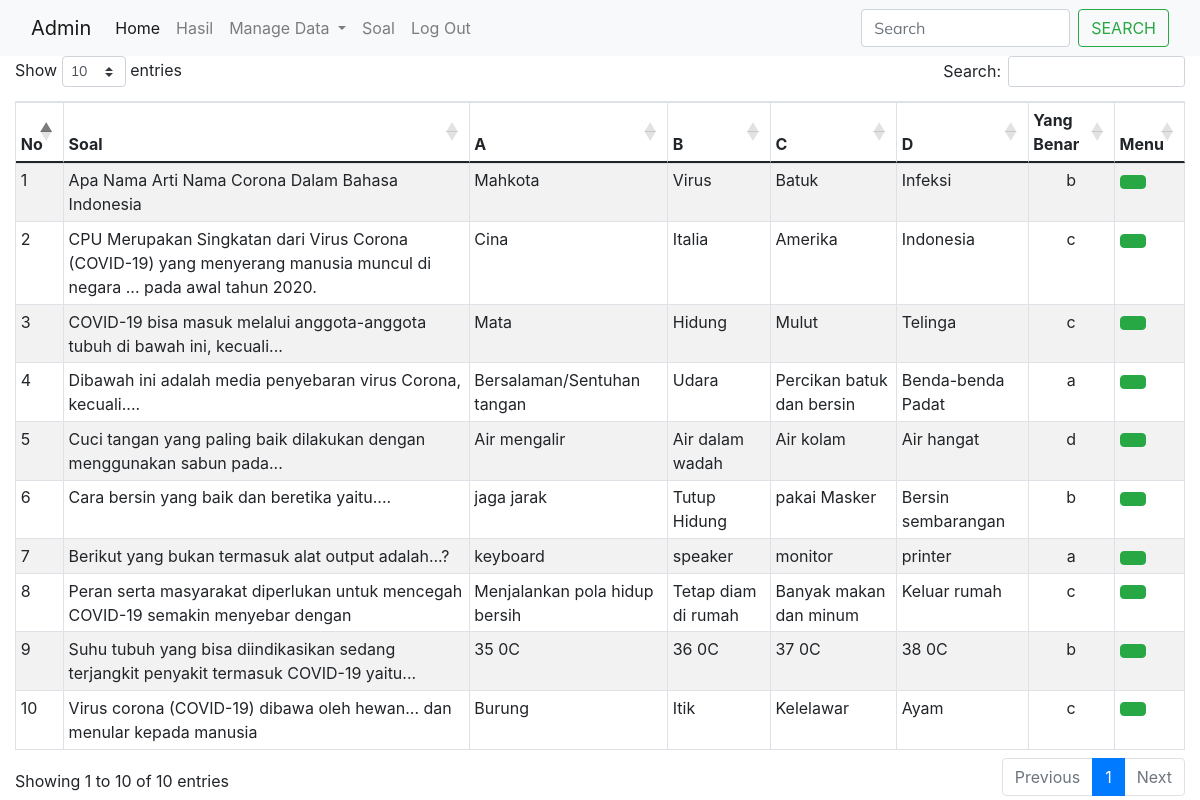
The page /index.php?soal (signed in) on the database its author committed.
### tables this page shows
CREATE TABLE `tbl_soal` (
  `id_soal` int(5) NOT NULL,
  `soal` text NOT NULL,
  `a` varchar(30) NOT NULL,
  `b` varchar(30) NOT NULL,
  `c` varchar(30) NOT NULL,
  `d` varchar(30) NOT NULL,
  `knc_jawaban` varchar(30) NOT NULL,
  `gambar` varchar(100) NOT NULL,
  `tanggal` date NOT NULL,
  `aktif` enum('Y','N') NOT NULL DEFAULT 'Y'
);

### halamanAdmin/soal.php (the view, shortened to what this page needs)
<?php
    include_once"modal/modalEditSoal.php";
?>
<table id="example" class="table table-bordered table-striped table-hover table-sm">
    <thead>
        <tr>
            <th>No</th>
            <th>Soal</th>
            <th>A</th>
            <th>B</th>
            <th>C</th>
            <th>D</th>
            <th>Yang Benar</th>
            <th>Menu</th>
        </tr>
    </thead>
    <tbody>
        <?php
        if(isset($_POST['edit_soal'])){
            $id_soal    = $_POST['id_soal'];
            $soal = mysqli_query($conn,"SELECT * FROM tbl_soal WHERE id_soal='$id_soal' ");
        }else{
            $soal = mysqli_query($conn,"SELECT * FROM tbl_soal ");
        }
                $no=1;
                while($rowSoal = mysqli_fetch_array($soal)){
                    $id_soal = $rowSoal['id_soal'];
                    echo"<tr>
                        <td>$no</td>
                        <td>$rowSoal[soal]</td>
                        <td>$rowSoal[a]</td>
                        <td>$rowSoal[b]</td>
                        <td>$rowSoal[c]</td>
                        <td>$rowSoal[d]</td>
                        <td align='center'>$rowSoal[knc_jawaban]</td>
                        <td>
                        <a class='btn btn-success' title='Edit Soal' href='#edit_soal' data-toggle='modal' data-id='$id_soal'><span class='iconify' data-icon='carbon:zoom-in' data-inline='false'></span></a>
                        </td>
                    </tr>";
                $no++;
                }
        ?>
    </tbody>
</table>

### css/style.css (style rules this page uses)
html { overflow-x: hidden; }
body { line-height: 1.7; color: gray; font-weight: 400; font-size: 1rem; }
a { -webkit-transition: .3s all ease; -o-transition: .3s all ease; transition: .3s all ease; }
body:after { -webkit-transition: .3s all ease-in-out; -o-transition: .3s all ease-in-out; transition: .3s all ease-in-out; }
.btn { font-size: 12px; text-transform: uppercase; border-radius: 30px; padding: 10px 30px; }

### rows shown on the page
tbl_soal: soal "Apa Nama Arti Nama Corona Dalam Bahasa Indonesia", a "Mahkota", b "Virus", c "Batuk", d "Infeksi", knc_jawaban "b"
tbl_soal: soal "CPU Merupakan Singkatan dari Virus Corona (COVID-19) yang menyerang manusia muncul di negara ... pada awal tahun 2020.", a "Cina", b "Italia", c "Amerika", d "Indonesia", knc_jawaban "c"
tbl_soal: soal "COVID-19 bisa masuk melalui anggota-anggota tubuh di bawah ini, kecuali...", a "Mata", b "Hidung", c "Mulut", d "Telinga", knc_jawaban "c"
tbl_soal: soal "Dibawah ini adalah media penyebaran virus Corona, kecuali....", a "Bersalaman/Sentuhan tangan", b "Udara", c "Percikan batuk dan bersin", d "Benda-benda Padat", knc_jawaban "a"
tbl_soal: soal "Cuci tangan yang paling baik dilakukan dengan menggunakan sabun pada...", a "Air mengalir", b "Air dalam wadah", c "Air kolam", d "Air hangat", knc_jawaban "d"
tbl_soal: soal "Cara bersin yang baik dan beretika yaitu....", a "jaga jarak", b "Tutup Hidung", c "pakai Masker", d "Bersin sembarangan", knc_jawaban "b"
tbl_soal: soal "Berikut yang bukan termasuk alat output adalah...?", a "keyboard", b "speaker", c "monitor", d "printer", knc_jawaban "a"
tbl_soal: soal "Peran serta masyarakat diperlukan untuk mencegah COVID-19 semakin menyebar dengan", a "Menjalankan pola hidup bersih", b "Tetap diam di rumah", c "Banyak makan dan minum", d "Keluar rumah", knc_jawaban "c"
tbl_soal: soal "Suhu tubuh yang bisa diindikasikan sedang terjangkit penyakit termasuk COVID-19 yaitu...", a "35 0C", b "36 0C", c "37 0C", d "38 0C", knc_jawaban "b"
tbl_soal: soal "Virus corona (COVID-19) dibawa oleh hewan... dan menular kepada manusia", a "Burung", b "Itik", c "Kelelawar", d "Ayam", knc_jawaban "c"
